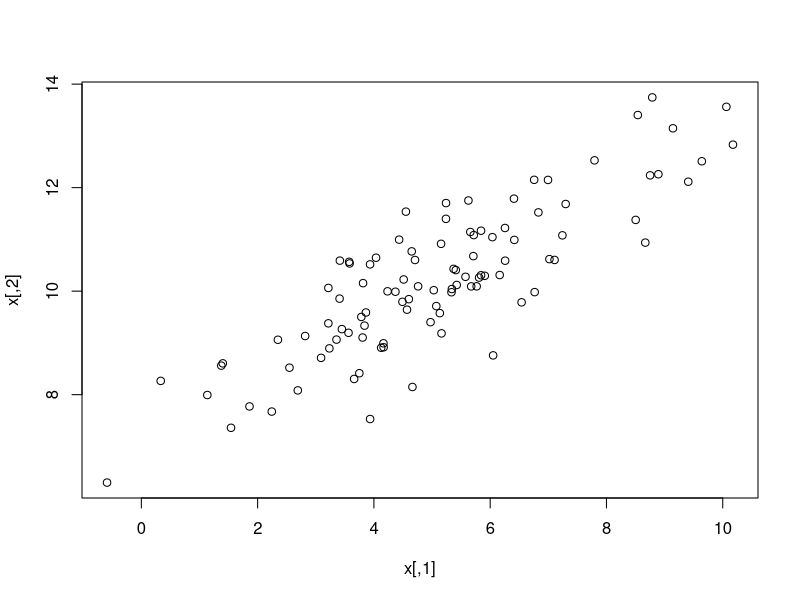
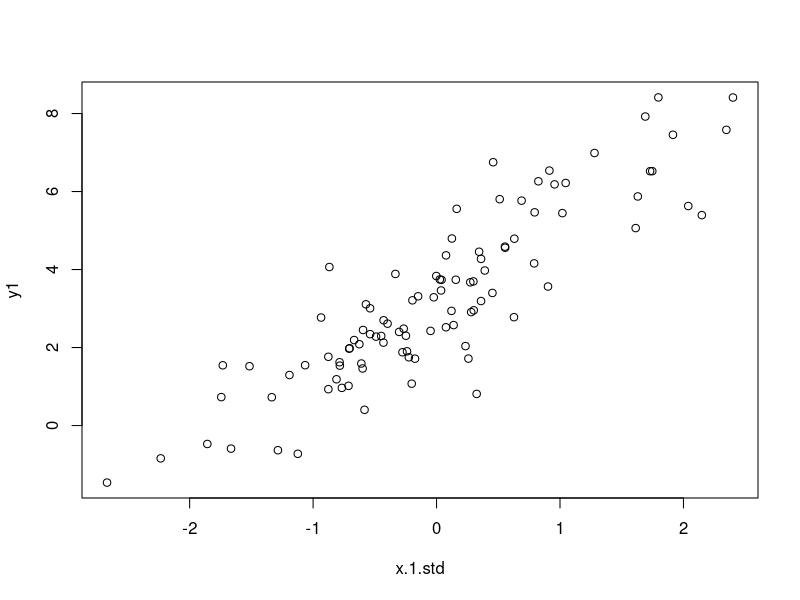
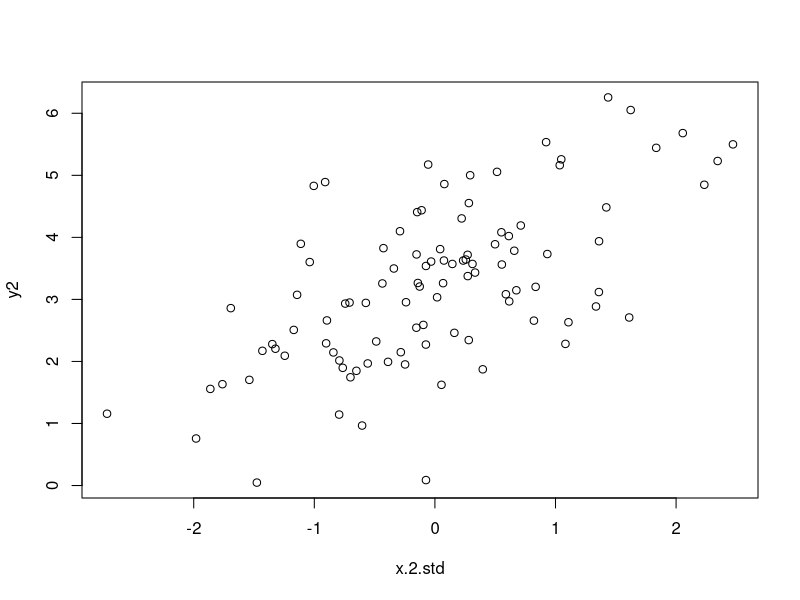
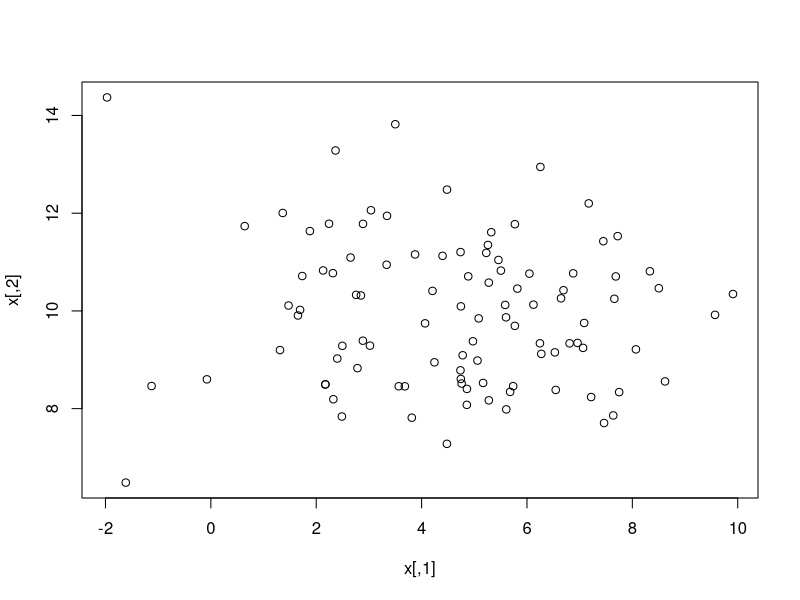

The R script that drew these images, in order:
# Modified April 3rd 2012

# Multiple regression when predictors are uncorrelated versus correlated.
# This is a toy example of two predictor/co-variates that are correlated, and when both included in a model as co-variates produce some instability in the estimates.

require(MASS)  # for mvrnorn  the random number generator for a multivariate normal
require(car)  # to look at regression diagnostics, in particular the VIF

Sigma <- matrix(c(5,3,3,2.5),2,2) # covariance matrix
Sigma
x <- mvrnorm(n=100, mu=c(5,10),Sigma=Sigma)
plot(x)

#  relationship between covariance and correlation
mean(x[,1]); mean(x[,2])
cov(x[,1],x[,2]) # ~ should be approximatey 3
cor(x[,1],x[,2])

# We can standardize the variabes by mean centering and dividing by the standard deviation. What is the name for this?
x.1.std <- (x[,1]-mean(x[,1]))/sd(x[,1])
x.2.std <- (x[,2]-mean(x[,2]))/sd(x[,2])
mean(x.1.std); mean(x.2.std)
sd(x.1.std); sd(x.2.std)
cor(x.1.std,x.2.std)
#BUT
cov(x.1.std,x.2.std) # now equals the correlation. Think about why this has happened

# FYI.. there is a function scale() that does the scaling we did above. It has arguments about whether you want to center the data and scale it by the sd.

#### Onto the regression models.

 # We will first do two seperate models, one for each predictor, and compare the estimates with the actual values

# for predictor x.1.std
RSE <- rnorm(length(x.1.std),0,1) # residual standard error=1
y1 <- 3 + 2.0*x.1.std + RSE  # intercept of 3, slope = 2
plot(y1~x.1.std)

lm.1<- lm(y1 ~x.1.std)
summary(lm.1)


# for predictor x.2.std
y2 <- 3 + 1.0*x.2.std + RSE # intercept of 3, slope = 1, residual standard error=1
plot(y2~x.2.std)

lm.2<- lm(y2 ~x.2.std)
summary(lm.2)


# For both of these models, the parameter estimates are good. How about for a multiple regression given their correlation?

y3 <- 3 + 2.0*x.1.std + 1.0*x.2.std + RSE
lm.3<- lm(y3 ~x.1.std + x.2.std)
summary(lm.3) # estimates are much less precise, and the estimates are pretty far off
vcov(lm.3)  # covarying parameters.
cov2cor(vcov(lm.3))

vif(lm.3) # not small.... However, the VIF tends to (in my experience) underestimate colinearity.

#Eigenvalues and condition number
mod.X <- model.matrix(lm.3)
eigen.x <- eigen(t(mod.X) %*%mod.X)
eigen.x$val # eigenvalues from the design matrix
sqrt(eigen.x$val[1]/eigen.x$val) # condition numbers


## Let's try again, but this time with two variables that are uncorrelated. What do you think is going to happen?
Sigma <- matrix(c(5,0,0,2.5),2,2) # covariance matrix. The variables have no relationship
x <- mvrnorm(n=100, mu=c(5,10),Sigma=Sigma)
plot(x)

x.1.std <- (x[,1]-mean(x[,1]))/sd(x[,1])
x.2.std <- (x[,2]-mean(x[,2]))/sd(x[,2])
cor(x.1.std,x.2.std)

RSE <- rnorm(length(x.1.std),0,1) # residual standard error=1
y1 <- 3 + 2.0*x.1.std + RSE
y2 <- 3 + 1.0*x.2.std + RSE
y3 <- 3 + 2.0*x.1.std + 1.0*x.2.std + RSE

lm.1<- lm(y1 ~x.1.std)
summary(lm.1)

lm.2<- lm(y2 ~x.2.std)
summary(lm.2)

lm.3<- lm(y3 ~x.1.std + x.2.std)
summary(lm.3) 
vcov(lm.3) 
vif(lm.3) # much lower...estimates are pretty close.

# this suggests two things. 

#First highly correlated variables  (multi-collinearity) really can influence your estimates. VIF can often underestimate the effect. So if two predictor variables are highly correlated proceed with caution (consider alternatives like using only one variable or performing a PCA)

# Second. When the variables are completely uncorrelated, then it does not really matter if you perform two seperate regression models (one for each predictor), or a single multiple regression, the results will be similar.

# This suggests that the best use of the multiple regression framework is when predictors are somewhat correlated, but not TOO correlated..  fun stuff.
